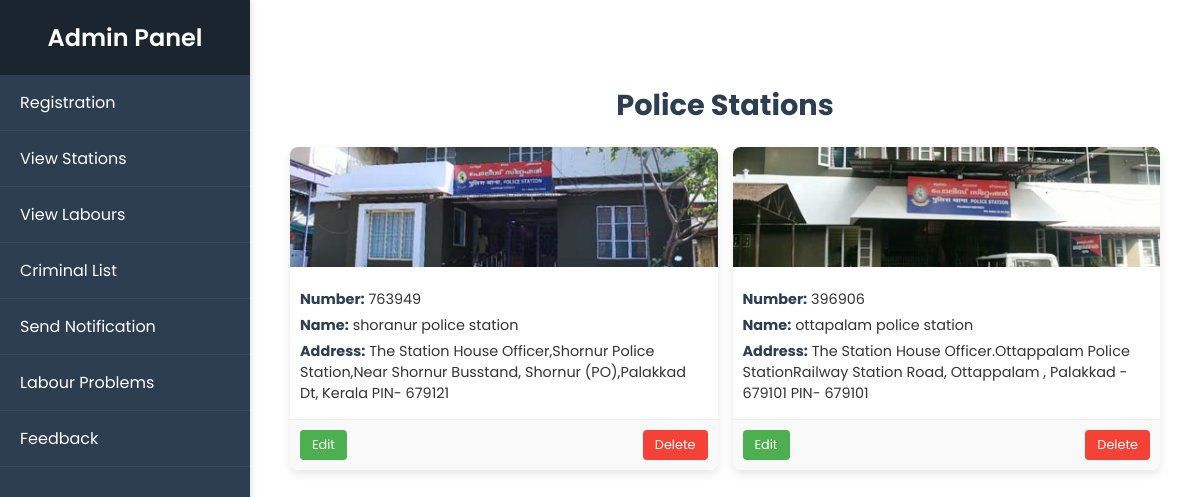
The app's page /my_admin/viewstations/ with its own data.
### my_admin/models.py (models this page shows, shortened)
class StationDetails(models.Model):
    station_name=models.CharField(max_length=88,null=True,blank=True)
    station_number=models.IntegerField(null=True,blank=True)
    description=models.TextField(null=True,blank=True)
    address=models.CharField(max_length=300,null=True,blank=True)
    station_image=models.ImageField(null=True,blank=True,upload_to='station_images')
    user_details=models.OneToOneField(LoginDetails,on_delete=models.CASCADE)
    phone=models.CharField(max_length=90,null=True,blank=True)
    updated_at=models.DateTimeField(auto_now_add=True)
    created_at=models.DateTimeField(auto_now_add=True)

### my_admin/views.py (the view)
# urls.py: path('viewstations/',ViewStation.as_view(),name='viewstations'),
class ViewStation(View):
    def get(self,request):
        station=StationDetails.objects.select_related('user_details').all()
        return render(request,'my_admin/view_stations.html',{'view':station})

### template/my_admin/view_stations.html
{% extends 'my_admin/home.html' %}
{% block body %}
    <div class="stations-container">
        <h2 class="page-title">Police Stations</h2>
        <div class="stations-list">
            {% if view %}
            {% for station in view %}
                <div class="station-card">
                    <div class="station-image">
                        <img src="{{ station.station_image.url }}" alt="{{ station.station_name }}">
                    </div>
                    <div class="station-details">
                        <p><strong>Number:</strong> {{ station.station_number }}</p>
                        <p><strong>Name:</strong> {{ station.station_name }}</p>
                        <p><strong>Address:</strong> {{ station.address }}</p>
                    </div>
                    <div class="station-actions">
                        <a href="{% url 'editstation' station.id %}" class="edit-btn">Edit</a>
                        <a href="{% url 'deletestation' station.id %}" class="delete-btn">Delete</a>
                    </div>
                </div>
            {% endfor %}
            {% else %}
            <h4> no stations available </h4>
            {% endif %}
        </div>
    </div>
{% endblock %}

### static/css/admin_home.css (style rules this page uses)
* { font-family: 'Poppins', sans-serif; }
body { margin: 0; padding: 0; background-color: #f4f7f6; color: #333; }
.stations-container { max-width: 1200px; margin: 20px auto; padding: 20px; }
.page-title { font-size: 2rem; color: #2c3e50; text-align: center; margin-bottom: 20px; }
.stations-list { display: grid; grid-template-columns: repeat(auto-fit, minmax(200px, 1fr)); gap: 15px; }
.station-card { background-color: #fff; border-radius: 8px; box-shadow: 0 4px 10px rgba(0, 0, 0, 0.1); overflow: hidden; transition: transform 0.3s ease, box-shadow 0.3s ease; }
.station-image img { width: 100%; height: 120px; object-fit: cover; }
.station-details { padding: 10px; }
.station-details p { margin: 5px 0; font-size: 0.9rem; color: #333; }
.station-details strong { color: #2c3e50; }
.station-actions { display: flex; justify-content: space-between; padding: 10px; background-color: #f9f9f9; border-top: 1px solid #eee; }
.station-actions a { padding: 6px 12px; border-radius: 4px; font-size: 0.8rem; text-decoration: none; transition: background-color 0.3s ease; }
.edit-btn { background-color: #4caf50; color: #fff; }
.delete-btn { background-color: #f44336; color: #fff; }
.page-title { font-size: 1.8rem; color: #2c3e50; text-align: center; margin-bottom: 20px; }

### records on screen
StationDetails: station_image (picture), station_number "763949", station_name "shoranur police station", address "The Station House Officer,Shornur Police Station,Near Shornur Busstand, Shornur (PO),Palakkad Dt, Kerala PIN- 679121"
StationDetails: station_image (picture), station_number "396906", station_name "ottapalam police station", address "The Station House Officer.Ottappalam Police StationRailway Station Road, Ottappalam , Palakkad - 679101 PIN- 679101"
